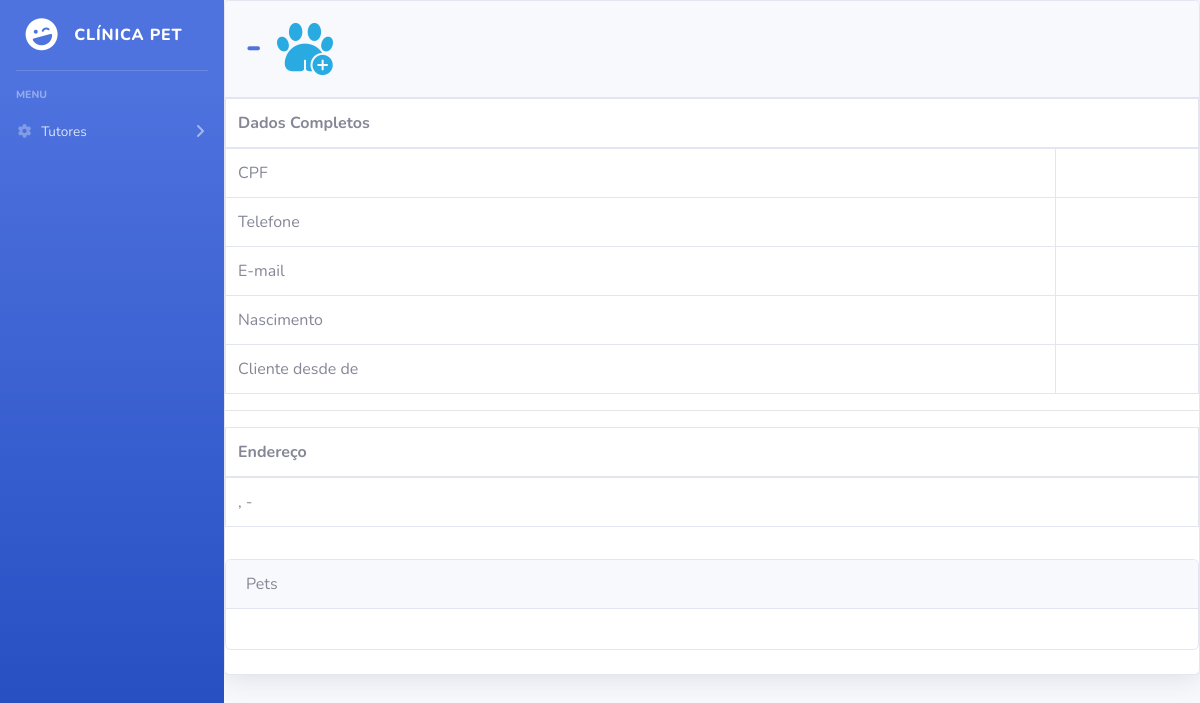
/tutor_unico/8/ (signed in), run on an earlier commit of the app's database.
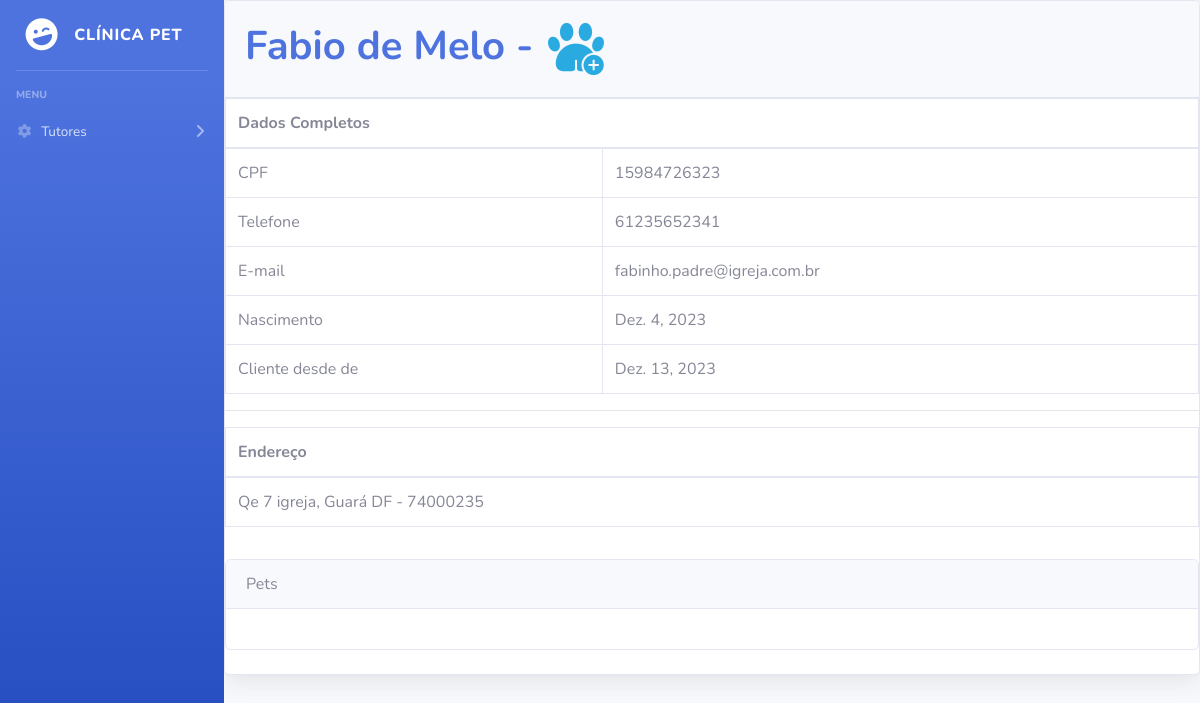
And on a later commit of the database.
### app/models.py (models this page shows, shortened)
class Tutor(models.Model):
    nome = models.CharField(max_length=100, null=False, blank=False)
    cpf = models.CharField(max_length=11, null=False, blank=False, unique=True)
    contato = models.CharField(max_length=11)
    email = models.EmailField(null=False, blank=False, unique=True)
    endereco = models.OneToOneField(Endereco, on_delete=models.CASCADE)
    data_de_nascimento = models.DateField(null=False, blank=False)
    data_de_cadastro = models.DateField(auto_now_add=True)

class Endereco(models.Model):
    cep = models.CharField(max_length=9)
    cidade = models.CharField(max_length=150)
    estado = models.CharField(max_length=50)
    complemento = models.CharField(max_length=100)

### app/views.py (the view)
# urls.py: path('tutor_unico/<int:id_tutor>/', tutor_unico, name='tutor_unico'),
@login_required
def tutor_unico(request, id_tutor):
    tutor = Tutor.objects.filter(pk=id_tutor).first()
    context = {
        'tutor': tutor,
    }
    return render(request, 'tutor/tutor_unico.html', context)

### app/templates/tutor/tutor_unico.html (shortened to what this page needs)
{% extends "base.html" %}
{% load static %}
{% block conteudo %}
    <div class="card shadow mb-4">
        <div class="card-header py-3">
            <h1 class="m-0 font-weight-bold text-primary">{{tutor.nome}} - <a href="{% url 'pet_cadastrar' tutor.id %}"><img src="{% static 'img/paw-print.png' %}" alt=""></a></h1>
        </div>
        <div class="form-group">
            <div class="table-responsive">
                <table class="table table-bordered">
                    <thead>
                        <tr>
                            <th colspan="2">Dados Completos</th>
                        </tr>
                    </thead>
                    <tbody>
                        <tr>
                            <td>CPF</td>
                            <td>{{ tutor.cpf }}</td>
                        </tr>
                        <tr>
                            <td>Telefone</td>
                            <td>{{ tutor.contato }}</td>
                        </tr>
                        <tr>
                            <td>E-mail</td>
                            <td>{{ tutor.email }}</td>
                        </tr>
                        <tr>
                            <td>Nascimento</td>
                            <td>{{ tutor.data_de_nascimento }}</td>
                        </tr>
                        <tr>
                            <td>Cliente desde de</td>
                            <td>{{ tutor.data_de_cadastro }}</td>
                        </tr>
                    </tbody>
                </table>
                <hr class="sidebar-divider">
                <table class="table table-bordered">
                    <thead>
                        <tr>
                            <th>Endereço</th>
                        </tr>
                    </thead>
                    <tbody>
                        <tr>
                            <td>{{ tutor.endereco.complemento }}, {{ tutor.endereco.cidade }} {{ tutor.endereco.estado }} - {{ tutor.endereco.cep }}</td>
                        </tr>
                    </tbody>
                </table>
            </div>
        </div>
        <div class="card mb-4">
            <div class="card-header">
                Pets
            </div>
            <div class="card-body">
            </div>
        </div>
    </div>
{% endblock conteudo %}

### app/templates/base.html (shortened to what this page needs)
{% load static %}
<!DOCTYPE html>
<html lang="pt-br">
<head>
    <link href="vendor/fontawesome-free/css/all.min.css" rel="stylesheet" type="text/css">
    <link href="{% static 'css/sb-admin-2.min.css' %}" rel="stylesheet">
    <link href="{% static 'css/style.css' %}" rel="stylesheet">
</head>
<body id="page-top">
    <div id="wrapper">
        <ul class="navbar-nav bg-gradient-primary sidebar sidebar-dark accordion" id="accordionSidebar">
            <a class="sidebar-brand d-flex align-items-center justify-content-center" href="{% url 'home' %}">
                <div class="sidebar-brand-icon rotate-n-15">
                    <i class="fas fa-laugh-wink"></i>
                </div>
                <div class="sidebar-brand-text mx-3">Clínica PET</div>
            </a>
            <hr class="sidebar-divider">
            <div class="sidebar-heading">
                Menu
            </div>
            <li class="nav-item">
                <a class="nav-link collapsed" href="#" data-toggle="collapse" data-target="#collapseTwo"
                    aria-expanded="true" aria-controls="collapseTwo">
                    <i class="fas fa-fw fa-cog"></i>
                    <span>Tutores</span>
                </a>
            </li>
        </ul>
        <div id="content-wrapper" class="d-flex flex-column">
            <div id="content">
                {% block conteudo %}
                {% endblock conteudo %}
            </div>
        </div>
    </div>
</body>
</html>

What changed in the data, as far as the page shows it:
added Tutor: nome "Fabio de Melo", cpf "15984726323", contato "61235652341", email "fabinho.padre@igreja.com.br", data_de_nascimento "Dez. 4, 2023", data_de_cadastro "Dez. 13, 2023", endereco.complemento "Qe 7 igreja", endereco.cidade "Guará", endereco.estado "DF", endereco.cep "74000235"
